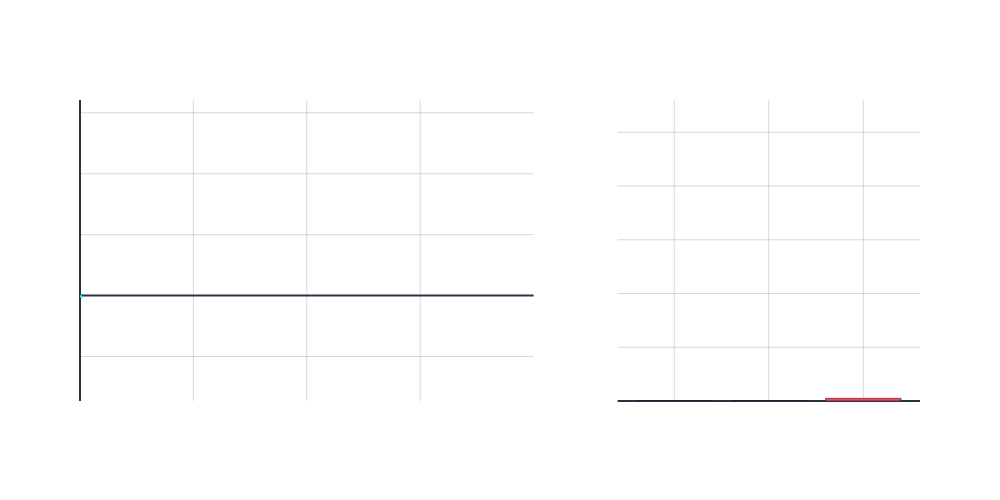

Notebook source saved alongside this figure:
### Markdown cell above
So what do we need to do to make money playing poker?

Clearly information changes the overall distribution!

### Code cell
import random
import numpy as np
import plotly.graph_objects as go
from plotly.subplots import make_subplots
from deuces import Card, Evaluator

# Seed for reproducibility
np.random.seed(2)

def get_equity(evaluator, hero_hand, board, full_deck, n_opponents=5, samples=50):
    """Estimate Hero's equity on the current street using Monte Carlo simulation."""
    wins = 0
    available_deck = [c for c in full_deck if c not in board]
    for _ in range(samples):
        random.shuffle(available_deck)
        cards_to_draw = 5 - len(board)
        complete_board = board + available_deck[:cards_to_draw]
        opp_hands = [available_deck[cards_to_draw + i*2 : cards_to_draw + (i+1)*2] for i in range(n_opponents)]
        h_score = evaluator.evaluate(complete_board, hero_hand)
        o_scores = [evaluator.evaluate(complete_board, hand) for hand in opp_hands]
        if h_score <= min(o_scores):
            wins += 1
    return wins / samples

def get_positive_normal_bet(mean=100, std=40):
    # Draw repeatedly until we get a positive value
    bet = -1
    while bet <= 0:
        bet = np.random.normal(mean, std)
    return bet

def simulate_pocket_aces_conservative_anim(num_games=200):
    evaluator = Evaluator()
    hero_hand = [Card.new('As'), Card.new('Ah')]
    full_deck = [Card.new(r+s) for r in Card.STR_RANKS for s in 'shdc' if Card.new(r+s) not in hero_hand]

    net_outcomes, cumulative_wealth, win_losses = [], [0], []
    games_won, games_lost, games_tied = 0, 0, 0

    for step in range(num_games):
        random.shuffle(full_deck)
        cards_needed = full_deck[:15]
        opp_hands_final = [cards_needed[i*2:(i+1)*2] for i in range(5)]
        board_final = cards_needed[10:15]

        flop, turn, river = board_final[:3], board_final[:4], board_final[:5]
        total_street_pot, hero_total_investment, folded = 0, 0, False
        
        for street in [flop, turn, river]:
            hero_score = evaluator.evaluate(street, hero_hand)
            opp_scores_now = [evaluator.evaluate(street, hand) for hand in opp_hands_final]
            
            # Use normal distribution for bet amount
            if any(o < hero_score for o in opp_scores_now):
                bet_to_call = get_positive_normal_bet(mean=1000, std=40*10) # scale std for large bets
            else:
                bet_to_call = get_positive_normal_bet(mean=100, std=40)

            pot_odds = bet_to_call / (total_street_pot + bet_to_call * 6)
            equity = get_equity(evaluator, hero_hand, street, full_deck)
            
            # Conservative Strategy
            if equity < (pot_odds + 0.15):
                folded = True
                break
            else:
                hero_total_investment += bet_to_call
                total_street_pot += (bet_to_call * 6)

        if folded:
            winnings = 0
            games_lost += 1
            win_losses.append(-1)
        else:
            final_hero = evaluator.evaluate(board_final, hero_hand)
            final_opps = [evaluator.evaluate(board_final, h) for h in opp_hands_final]
            all_scores = [final_hero] + final_opps
            min_score = min(all_scores)
            winners_count = all_scores.count(min_score)

            if final_hero == min_score:
                winnings = total_street_pot / winners_count
                if winners_count == 1:
                    games_won += 1
                    win_losses.append(1)
                else:
                    games_tied += 1
                    win_losses.append(0)
            else:
                winnings = 0
                games_lost += 1
                win_losses.append(-1)

        net_outcomes.append(winnings - hero_total_investment)
        cumulative_wealth.append(cumulative_wealth[-1] + net_outcomes[-1])

    # Precompute animation frames
    x_path = np.arange(len(cumulative_wealth))
    num_wins = [win_losses[:i].count(1) for i in range(1, num_games+1)]
    num_ties = [win_losses[:i].count(0) for i in range(1, num_games+1)]
    num_losses = [win_losses[:i].count(-1) for i in range(1, num_games+1)]

    wealth_min, wealth_max = min(cumulative_wealth) - 500, max(cumulative_wealth) + 500
    count_max = max(max(num_wins), max(num_losses), max(num_ties)) + 2

    frames = [go.Frame(
        data=[
            go.Scatter(x=x_path[:t+1], y=cumulative_wealth[:t+1], mode="lines", line=dict(color="#00ffff", width=2)),
            go.Bar(x=["Win", "Tie", "Loss/Fold"], y=[num_wins[t-1], num_ties[t-1], num_losses[t-1]], marker_color=["#00ff00", "#ffc800", "#ff4060"])
        ],
        layout=go.Layout(
            yaxis=dict(range=[wealth_min, wealth_max]),
            yaxis2=dict(range=[0, count_max])
        ),
        name=f"Game {t}"
    ) for t in range(1, num_games+1)]

    fig = make_subplots(rows=1, cols=2, subplot_titles=("Cumulative Net Wealth", "Game Outcomes"), column_widths=[0.6, 0.4])
    fig.add_trace(go.Scatter(x=[0, 1], y=cumulative_wealth[:2], mode="lines", line=dict(color="#00ffff", width=2)), row=1, col=1)
    fig.add_trace(go.Bar(x=["Win", "Tie", "Loss/Fold"], y=[num_wins[0], num_ties[0], num_losses[0]], marker_color=["#00ff00", "#ffc800", "#ff4060"]), row=1, col=2)

    fig.frames = frames
    fig.update_layout(
        height=500, width=1000, template="plotly_dark",
        plot_bgcolor='rgba(0,0,0,0)', paper_bgcolor='rgba(0,0,0,0)', font=dict(color='white'),
        showlegend=False,
        updatemenus=[{
            'type': 'buttons',
            'x': 0.5, 'y': -0.18,
            'xanchor': 'center', 'yanchor': 'top',
            'showactive': False,
            'bgcolor': 'rgba(0,0,0,0)',  # Transparent background
            'font': {'color': 'white'},    # White text
            'borderwidth': 1,
            'bordercolor': 'white',        # White border
            'buttons': [{
                'label': '▶ Play',
                'method': 'animate',
                'args': [None, {
                    'frame': {'duration': 10, 'redraw': True},
                    'fromcurrent': True,
                    'transition': {'duration': 0, 'easing': 'linear'}
                }]
            }]
        }]
    )

    fig.update_xaxes(showgrid=True, gridcolor='rgba(128,128,128,0.3)', title_text='Game Number', range=[0, num_games], row=1, col=1)
    fig.update_yaxes(showgrid=True, gridcolor='rgba(128,128,128,0.3)', title_text='Net Wealth', range=[wealth_min, wealth_max], row=1, col=1)
    fig.update_xaxes(showgrid=True, gridcolor='rgba(128,128,128,0.3)', title_text='Outcome', range=[-0.6, 2.6], row=1, col=2)
    fig.update_yaxes(showgrid=True, gridcolor='rgba(128,128,128,0.3)', title_text='Count', range=[0, count_max], row=1, col=2)

    fig.show()

np.random.seed(2)

if __name__ == "__main__":
    simulate_pocket_aces_conservative_anim(200)

### Figure 1 — Plotly figure (JSON) as saved in the notebook; plotly's stock layout.template omitted (floating-point values rounded to 4 significant figures)
{"data": [{"line": {"color": "#00ffff", "width": 2}, "mode": "lines", "type": "scatter", "x": [0, 1], "xaxis": "x", "y": [0, -326.6], "yaxis": "y"}, {"marker": {"color": ["#00ff00", "#ffc800", "#ff4060"]}, "type": "bar", "x": ["Win", "Tie", "Loss/Fold"], "xaxis": "x2", "y": [0, 0, 1], "yaxis": "y2"}], "layout": {"annotations": [{"font": {"size": 16}, "showarrow": false, "text": "Cumulative Net Wealth", "x": 0.27, "xanchor": "center", "xref": "paper", "y": 1, "yanchor": "bottom", "yref": "paper"}, {"font": {"size": 16}, "showarrow": false, "text": "Game Outcomes", "x": 0.82, "xanchor": "center", "xref": "paper", "y": 1, "yanchor": "bottom", "yref": "paper"}], "font": {"color": "white"}, "height": 500, "paper_bgcolor": "rgba(0,0,0,0)", "plot_bgcolor": "rgba(0,0,0,0)", "showlegend": false, "updatemenus": [{"bgcolor": "rgba(0,0,0,0)", "bordercolor": "white", "borderwidth": 1, "buttons": [{"args": [null, {"frame": {"duration": 10, "redraw": true}, "fromcurrent": true, "transition": {"duration": 0, "easing": "linear"}}], "label": "▶ Play", "method": "animate"}], "font": {"color": "white"}, "showactive": false, "type": "buttons", "x": 0.5, "xanchor": "center", "y": -0.18, "yanchor": "top"}], "width": 1000, "xaxis": {"anchor": "y", "domain": [0, 0.54], "gridcolor": "rgba(128,128,128,0.3)", "range": [0, 200], "showgrid": true, "title": {"text": "Game Number"}}, "xaxis2": {"anchor": "y2", "domain": [0.64, 1], "gridcolor": "rgba(128,128,128,0.3)", "range": [-0.6, 2.6], "showgrid": true, "title": {"text": "Outcome"}}, "yaxis": {"anchor": "x", "domain": [0, 1], "gridcolor": "rgba(128,128,128,0.3)", "range": [-17300.0, 32100.0], "showgrid": true, "title": {"text": "Net Wealth"}}, "yaxis2": {"anchor": "x2", "domain": [0, 1], "gridcolor": "rgba(128,128,128,0.3)", "range": [0, 112], "showgrid": true, "title": {"text": "Count"}}}}
